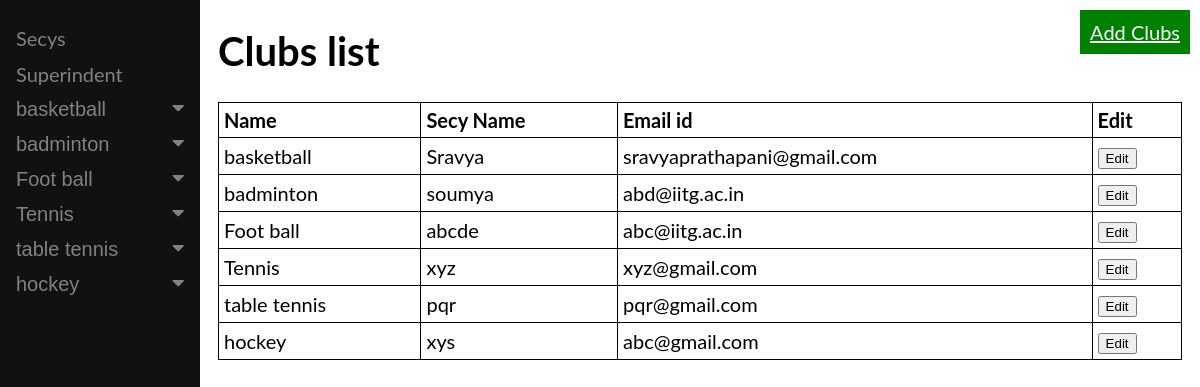
Before: /sportapp/clubsList/ with the older database file.
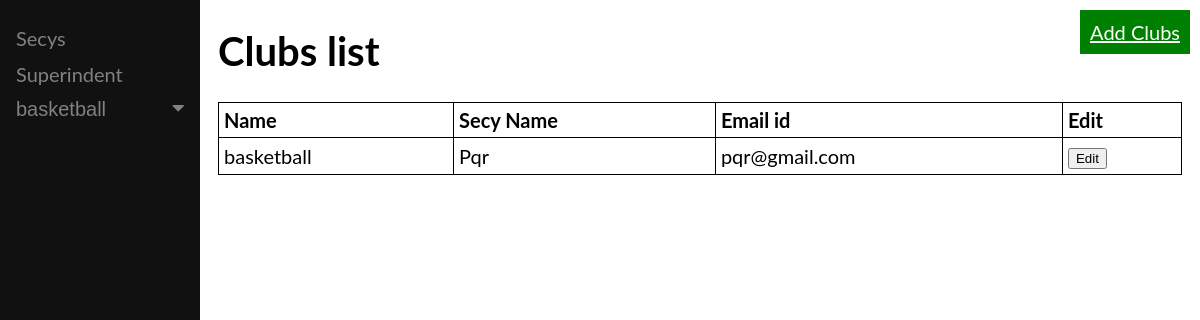
After: the same page with the newer database file.
### sportapp/models.py (models this page shows, shortened)
class clubs(models.Model):
    name = models.CharField(max_length=30,help_text='Enter a club name')
    secy_name= models.CharField(max_length=30,help_text='Enter a secy name')
    email=  models.EmailField()

### sportapp/views.py (the view)
# urls.py: path('clubsList/',views.ClubsListView.as_view(),name='clubsList'),
class ClubsListView(ListView):
    model = clubs
    template_name = 'sportapp/clubs_list.html'

### sportapp/templates/sportapp/clubs_list.html (shortened to what this page needs)
<!DOCTYPE html>
<html>
<head>
<link rel="stylesheet" href="https://cdnjs.cloudflare.com/ajax/libs/font-awesome/4.7.0/css/font-awesome.min.css">
</head>
<body>
<div class="sidenav">
    <a  href="{% url 'clubsList' %}">Secys</a>
    <a href="{% url 'superindent' %}">Superindent</a>
    {% if clubs_list %}
    {% for club in clubs_list %}
  <button class="dropdown-btn">{{club.name}}
    <i class="fa fa-caret-down"></i>
  </button>
  {% endfor %}
  {% endif %}
</div>
<div class="main">
    <a href="{% url 'clubs' %}" class="myButton">Add Clubs</a>
    <h1>
        Clubs list
    </h1>
    {% if clubs_list %}
    <table style="width:100%">
        <tr>
            <th>Name</th>
            <th>Secy Name</th>
            <th>Email id</th>
            <th>Edit</th>
          </tr>
      {% for club in clubs_list %}
      <tr>
        <td>{{club.name}}</button></a></td>
        <td>{{club.secy_name}}</td>
        <td>{{club.email}}</td>
        <td><a href="{% url 'editClub' club.pk %}"><button>Edit</button></a></td>
      </tr>
    {% endfor %}
</table>
  {% else %}
    <p>There are no Clubs </p>
  {% endif %}
</div>
</body>
</html>

Changed rows visible on the page:
removed clubs: name "badminton", secy_name "soumya", email "abd@iitg.ac.in"
removed clubs: name "Foot ball", secy_name "abcde", email "abc@iitg.ac.in"
removed clubs: name "Tennis", secy_name "xyz", email "xyz@gmail.com"
removed clubs: name "table tennis", secy_name "pqr", email "pqr@gmail.com"
removed clubs: name "hockey", secy_name "xys", email "abc@gmail.com"
changed clubs "basketball": secy_name "Sravya" → "Pqr"; email "sravyaprathapani@gmail.com" → "pqr@gmail.com"
